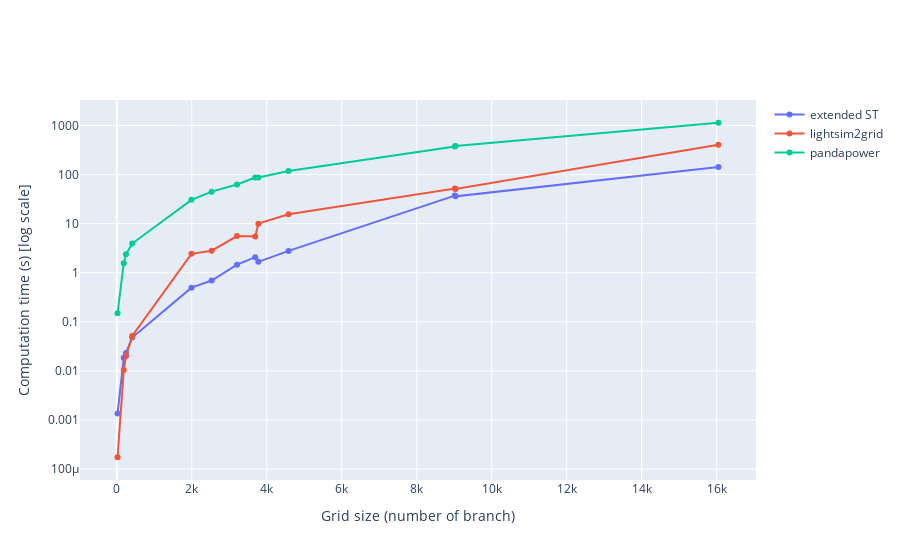

Notebook code for this chart:
### Code cell
fig = go.Figure()
fig.add_trace(go.Line(x=nb_branch, y=[el[1] for el in res_table], name="extended ST"))
fig.add_trace(go.Line(x=nb_branch, y=[el[2] for el in res_table], name="lightsim2grid"))
fig.add_trace(go.Line(x=nb_branch, y=[el[3] for el in res_table], name="pandapower"))
# fig.add_trace(go.Line(x=nb_branch, y=nb_branch))
fig.update_xaxes(title_text="Grid size (number of branch)")
fig.update_yaxes(title_text="Computation time (s) [log scale]")
fig.update_yaxes(type="log")
fig

### Figure 1 — Plotly figure (JSON) as saved in the notebook; plotly's stock layout.template omitted (floating-point values rounded to 4 significant figures)
{"data": [{"name": "extended ST", "type": "scatter", "x": [20, 186, 245, 411, 1991, 2531, 3207, 3693, 3776, 4582, 9019, 9037, 16049], "y": [0.001353, 0.01847, 0.02298, 0.04779, 0.4956, 0.6921, 1.461, 2.076, 1.666, 2.784, 37.37, 36.02, 142.2]}, {"name": "lightsim2grid", "type": "scatter", "x": [20, 186, 245, 411, 1991, 2531, 3207, 3693, 3776, 4582, 9019, 9037, 16049], "y": [0.0001734, 0.01041, 0.01996, 0.05158, 2.422, 2.814, 5.576, 5.469, 9.993, 15.51, 52.03, 50.72, 406.1]}, {"name": "pandapower", "type": "scatter", "x": [20, 186, 245, 411, 1991, 2531, 3207, 3693, 3776, 4582, 9019, 9037, 16049], "y": [0.149, 1.566, 2.366, 3.928, 30.55, 44.91, 62.86, 87.16, 86.79, 118.5, 373.4, 382.0, 1139.0]}], "layout": {"xaxis": {"title": {"text": "Grid size (number of branch)"}}, "yaxis": {"title": {"text": "Computation time (s) [log scale]"}, "type": "log"}}}
